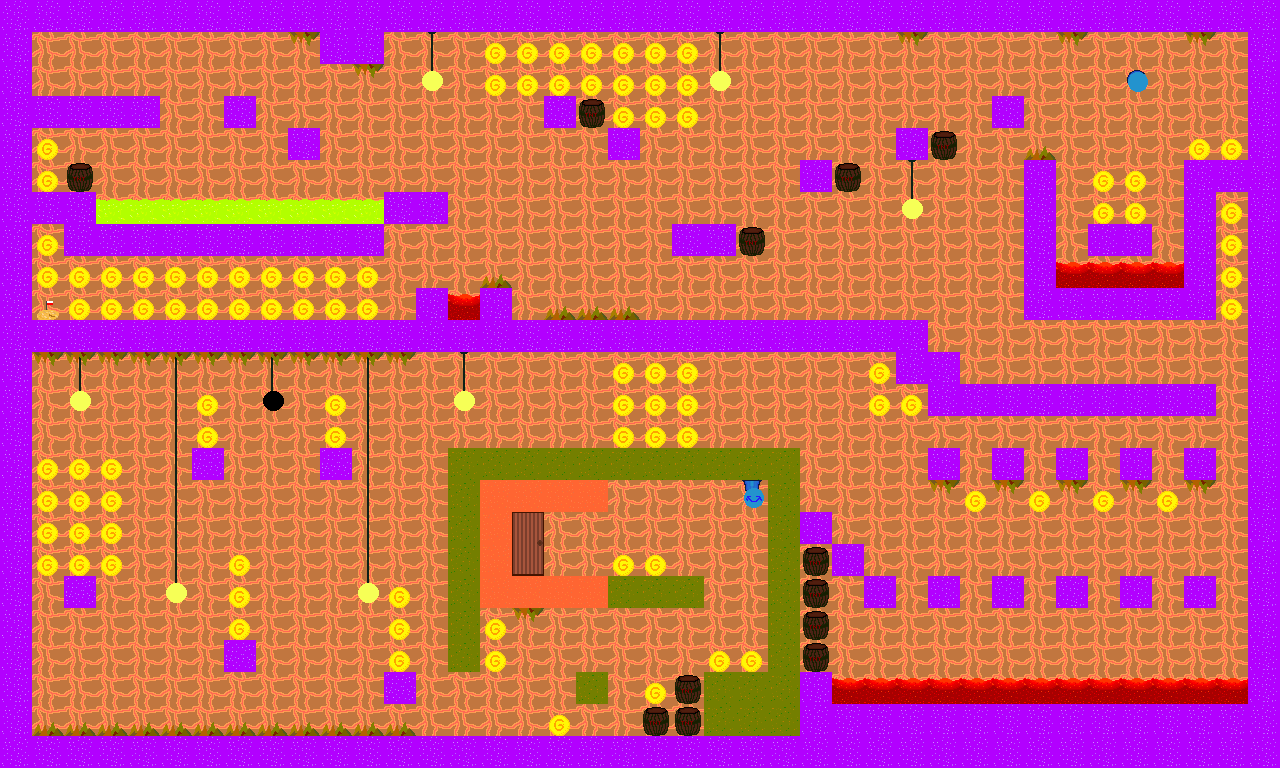

A level layout from a 2D game, rendered from its tile map. Below: a short description, then the map file with tile-grid data replaced by summaries:
An orthogonal 40x24 tile map with 32x32 px tiles, 6 tile layers (first, second, third, lights, ...).

<map version="1.0" orientation="orthogonal" renderorder="right-down" width="40" height="24" tilewidth="32" tileheight="32" nextobjectid="1">
 <tileset firstgid="1" source="tilesheet.tsx" />
 <layer name="first" width="40" height="24">
  <data>[960 cells, 960 non-empty, 1 distinct tile ids]</data>
 </layer>
 <layer name="second" width="40" height="24">
  <data>[960 cells, 287 non-empty, 3 distinct tile ids]</data>
 </layer>
 <layer name="third" width="40" height="24">
  <data>[960 cells, 30 non-empty, 5 distinct tile ids]</data>
 </layer>
 <layer name="lights" width="40" height="24">
  <data>[960 cells, 37 non-empty, 6 distinct tile ids]</data>
 </layer>
 <layer name="active" width="40" height="24">
  <data>[960 cells, 179 non-empty, 9 distinct tile ids]</data>
 </layer>
 <layer name="enemy" width="40" height="24">
  <data>[960 cells, 0 non-empty, 0 distinct tile ids]</data>
 </layer>
</map>
